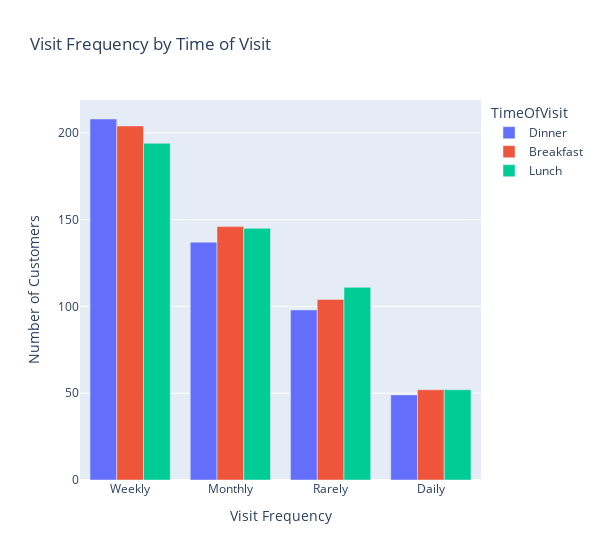

The notebook cell saved with this chart:
### Code cell
restaurant_copy[['VisitFrequency', 'TimeOfVisit']].value_counts()

# Create bar chart of visit frequency by time of visit
visit_time = restaurant_copy[['VisitFrequency', 'TimeOfVisit']].value_counts().reset_index()
visit_time.columns = ['VisitFrequency', 'TimeOfVisit', 'Count']

fig = px.bar(visit_time,
             x='VisitFrequency', 
             y='Count',
             color='TimeOfVisit',
             title='Visit Frequency by Time of Visit',
             barmode='group')

# Update layout
fig.update_layout(
    xaxis_title="Visit Frequency",
    yaxis_title="Number of Customers"
)
fig.update_layout(width=600)
fig.show()

### Figure 1 — Plotly figure (JSON) as saved in the notebook; plotly's stock layout.template omitted (floating-point values rounded to 4 significant figures)
{"data": [{"alignmentgroup": "True", "hovertemplate": "TimeOfVisit=Dinner<br>VisitFrequency=%{x}<br>Count=%{y}<extra></extra>", "legendgroup": "Dinner", "marker": {"color": "#636efa", "pattern": {"shape": ""}}, "name": "Dinner", "offsetgroup": "Dinner", "orientation": "v", "showlegend": true, "textposition": "auto", "type": "bar", "x": ["Weekly", "Monthly", "Rarely", "Daily"], "xaxis": "x", "y": [208, 137, 98, 49], "yaxis": "y"}, {"alignmentgroup": "True", "hovertemplate": "TimeOfVisit=Breakfast<br>VisitFrequency=%{x}<br>Count=%{y}<extra></extra>", "legendgroup": "Breakfast", "marker": {"color": "#EF553B", "pattern": {"shape": ""}}, "name": "Breakfast", "offsetgroup": "Breakfast", "orientation": "v", "showlegend": true, "textposition": "auto", "type": "bar", "x": ["Weekly", "Monthly", "Rarely", "Daily"], "xaxis": "x", "y": [204, 146, 104, 52], "yaxis": "y"}, {"alignmentgroup": "True", "hovertemplate": "TimeOfVisit=Lunch<br>VisitFrequency=%{x}<br>Count=%{y}<extra></extra>", "legendgroup": "Lunch", "marker": {"color": "#00cc96", "pattern": {"shape": ""}}, "name": "Lunch", "offsetgroup": "Lunch", "orientation": "v", "showlegend": true, "textposition": "auto", "type": "bar", "x": ["Weekly", "Monthly", "Rarely", "Daily"], "xaxis": "x", "y": [194, 145, 111, 52], "yaxis": "y"}], "layout": {"barmode": "group", "legend": {"title": {"text": "TimeOfVisit"}, "tracegroupgap": 0}, "title": {"text": "Visit Frequency by Time of Visit"}, "width": 600, "xaxis": {"anchor": "y", "domain": [0, 1], "title": {"text": "Visit Frequency"}}, "yaxis": {"anchor": "x", "domain": [0, 1], "title": {"text": "Number of Customers"}}}}
